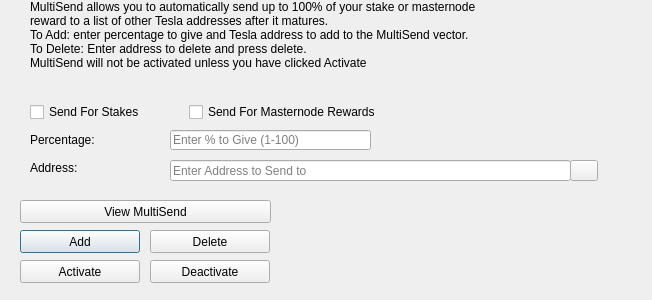
<?xml version="1.0" encoding="UTF-8"?>
<ui version="4.0">
 <class>MultiSendDialog</class>
 <widget class="QDialog" name="MultiSendDialog">
  <property name="windowModality">
   <enum>Qt::NonModal</enum>
  </property>
  <property name="geometry">
   <rect>
    <x>0</x>
    <y>0</y>
    <width>652</width>
    <height>300</height>
   </rect>
  </property>
  <property name="windowTitle">
   <string>MultiSend</string>
  </property>
  <widget class="QLineEdit" name="multiSendPercentEdit">
   <property name="geometry">
    <rect>
     <x>170</x>
     <y>130</y>
     <width>201</width>
     <height>20</height>
    </rect>
   </property>
   <property name="toolTip">
    <string>Enter whole numbers 1 - 100</string>
   </property>
   <property name="placeholderText">
    <string>Enter % to Give (1-100)</string>
   </property>
  </widget>
  <widget class="QLineEdit" name="multiSendAddressEdit">
   <property name="geometry">
    <rect>
     <x>170</x>
     <y>160</y>
     <width>401</width>
     <height>21</height>
    </rect>
   </property>
   <property name="toolTip">
    <string/>
   </property>
   <property name="placeholderText">
    <string>Enter Address to Send to</string>
   </property>
  </widget>
  <widget class="QLabel" name="label_2">
   <property name="geometry">
    <rect>
     <x>30</x>
     <y>0</y>
     <width>451</width>
     <height>121</height>
    </rect>
   </property>
   <property name="lineWidth">
    <number>1</number>
   </property>
   <property name="text">
    <string>MultiSend allows you to automatically send up to 100% of your stake or masternode reward to a list of other Tesla addresses after it matures.
To Add: enter percentage to give and Tesla address to add to the MultiSend vector.
To Delete: Enter address to delete and press delete.
MultiSend will not be activated unless you have clicked Activate</string>
   </property>
   <property name="alignment">
    <set>Qt::AlignLeading|Qt::AlignLeft|Qt::AlignTop</set>
   </property>
   <property name="wordWrap">
    <bool>true</bool>
   </property>
  </widget>
  <widget class="QLabel" name="message">
   <property name="geometry">
    <rect>
     <x>290</x>
     <y>200</y>
     <width>351</width>
     <height>91</height>
    </rect>
   </property>
   <property name="text">
    <string/>
   </property>
  </widget>
  <widget class="QPushButton" name="addButton">
   <property name="geometry">
    <rect>
     <x>20</x>
     <y>230</y>
     <width>120</width>
     <height>23</height>
    </rect>
   </property>
   <property name="toolTip">
    <string/>
   </property>
   <property name="statusTip">
    <string>Add to MultiSend Vector</string>
   </property>
   <property name="text">
    <string>Add</string>
   </property>
  </widget>
  <widget class="QPushButton" name="disableButton">
   <property name="geometry">
    <rect>
     <x>150</x>
     <y>260</y>
     <width>120</width>
     <height>23</height>
    </rect>
   </property>
   <property name="statusTip">
    <string>Deactivate MultiSend</string>
   </property>
   <property name="text">
    <string>Deactivate</string>
   </property>
  </widget>
  <widget class="QPushButton" name="addressBookButton">
   <property name="geometry">
    <rect>
     <x>570</x>
     <y>160</y>
     <width>28</width>
     <height>21</height>
    </rect>
   </property>
   <property name="toolTip">
    <string>Choose an address from the address book</string>
   </property>
   <property name="text">
    <string/>
   </property>
   <property name="icon">
    <iconset resource="../tesla.qrc">
     <normaloff>:/icons/address-book</normaloff>:/icons/address-book</iconset>
   </property>
   <property name="shortcut">
    <string>Alt+A</string>
   </property>
   <property name="autoDefault">
    <bool>false</bool>
   </property>
  </widget>
  <widget class="QLabel" name="label">
   <property name="geometry">
    <rect>
     <x>30</x>
     <y>130</y>
     <width>121</width>
     <height>20</height>
    </rect>
   </property>
   <property name="toolTip">
    <string>Percentage of stake to send</string>
   </property>
   <property name="text">
    <string>Percentage:</string>
   </property>
  </widget>
  <widget class="QLabel" name="label_5">
   <property name="geometry">
    <rect>
     <x>30</x>
     <y>160</y>
     <width>111</width>
     <height>16</height>
    </rect>
   </property>
   <property name="toolTip">
    <string>Address to send portion of stake to</string>
   </property>
   <property name="text">
    <string>Address:</string>
   </property>
  </widget>
  <widget class="QPushButton" name="deleteButton">
   <property name="geometry">
    <rect>
     <x>150</x>
     <y>230</y>
     <width>120</width>
     <height>23</height>
    </rect>
   </property>
   <property name="toolTip">
    <string/>
   </property>
   <property name="statusTip">
    <string>Delete Address From MultiSend Vector</string>
   </property>
   <property name="text">
    <string>Delete</string>
   </property>
  </widget>
  <widget class="QPushButton" name="activateButton">
   <property name="geometry">
    <rect>
     <x>20</x>
     <y>260</y>
     <width>120</width>
     <height>23</height>
    </rect>
   </property>
   <property name="statusTip">
    <string>Activate MultiSend</string>
   </property>
   <property name="text">
    <string>Activate</string>
   </property>
  </widget>
  <widget class="QPushButton" name="viewButton">
   <property name="geometry">
    <rect>
     <x>20</x>
     <y>200</y>
     <width>251</width>
     <height>23</height>
    </rect>
   </property>
   <property name="toolTip">
    <string/>
   </property>
   <property name="statusTip">
    <string>View MultiSend Vector</string>
   </property>
   <property name="text">
    <string>View MultiSend</string>
   </property>
  </widget>
  <widget class="QWidget" name="horizontalLayoutWidget">
   <property name="geometry">
    <rect>
     <x>30</x>
     <y>100</y>
     <width>351</width>
     <height>24</height>
    </rect>
   </property>
   <layout class="QHBoxLayout" name="horizontalLayout">
    <item>
     <widget class="QCheckBox" name="multiSendStakeCheckBox">
      <property name="text">
       <string>Send For Stakes</string>
      </property>
     </widget>
    </item>
    <item>
     <widget class="QCheckBox" name="multiSendMasternodeCheckBox">
      <property name="text">
       <string>Send For Masternode Rewards</string>
      </property>
     </widget>
    </item>
   </layout>
  </widget>
 </widget>
 <resources>
  <include location="../tesla.qrc"/>
 </resources>
 <connections/>
</ui>
